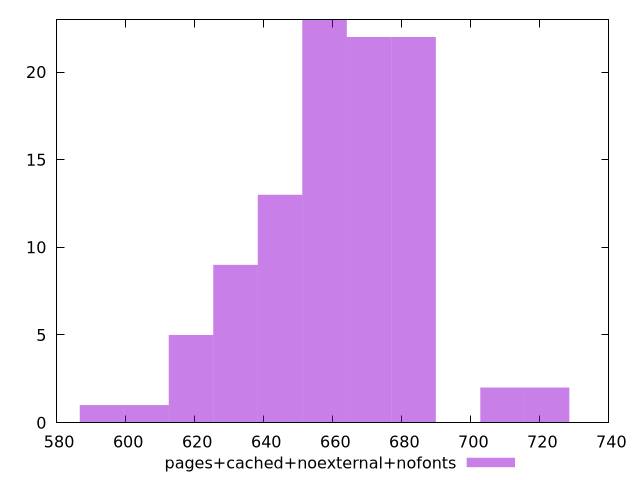

gnuplot code for this plot:
$_pagesCachedNoexternalNofonts <<EOF
670.5187886551796 22
631.8350123866115 9
683.4133807447023 22
657.6241965656569 23
722.0971570132704 2
644.7296044761342 13
709.2025649237477 2
618.9404202970888 5
606.0458282075663 1
593.1512361180436 1
EOF
set key outside below
set terminal pngcairo
set output "report_00006_2020-11-02T20-21-41.718Z/mainthread-work-breakdown/pages+cached+noexternal+nofonts//raw_hist.png"
set yrange [0:23]
set boxwidth 12.894592089522686
set style fill transparent solid 0.5 noborder
plot $_pagesCachedNoexternalNofonts title "pages+cached+noexternal+nofonts" with boxes ,
